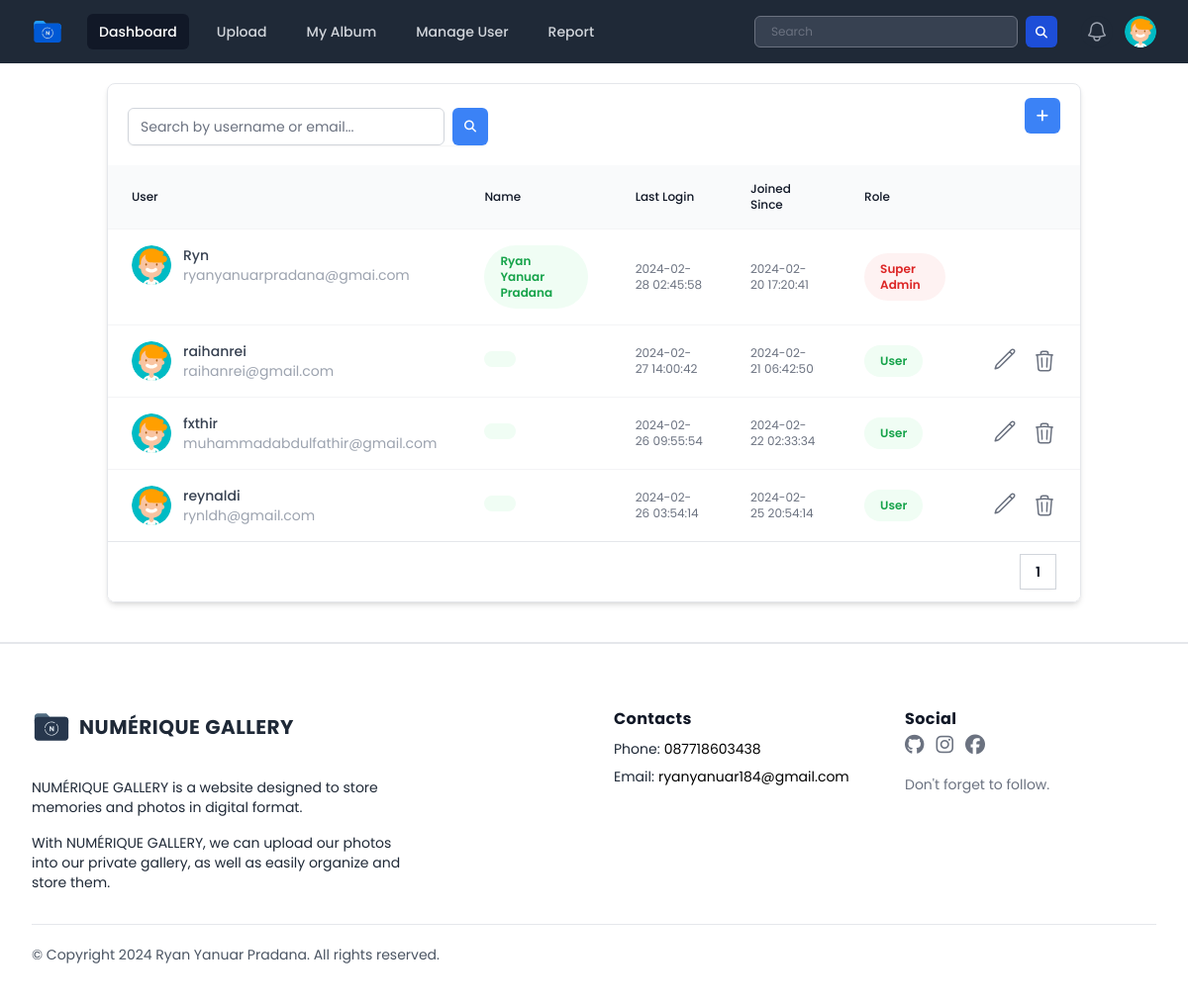
The page /public/page/admin/manage-user.php (signed in) on the database as committed earlier.
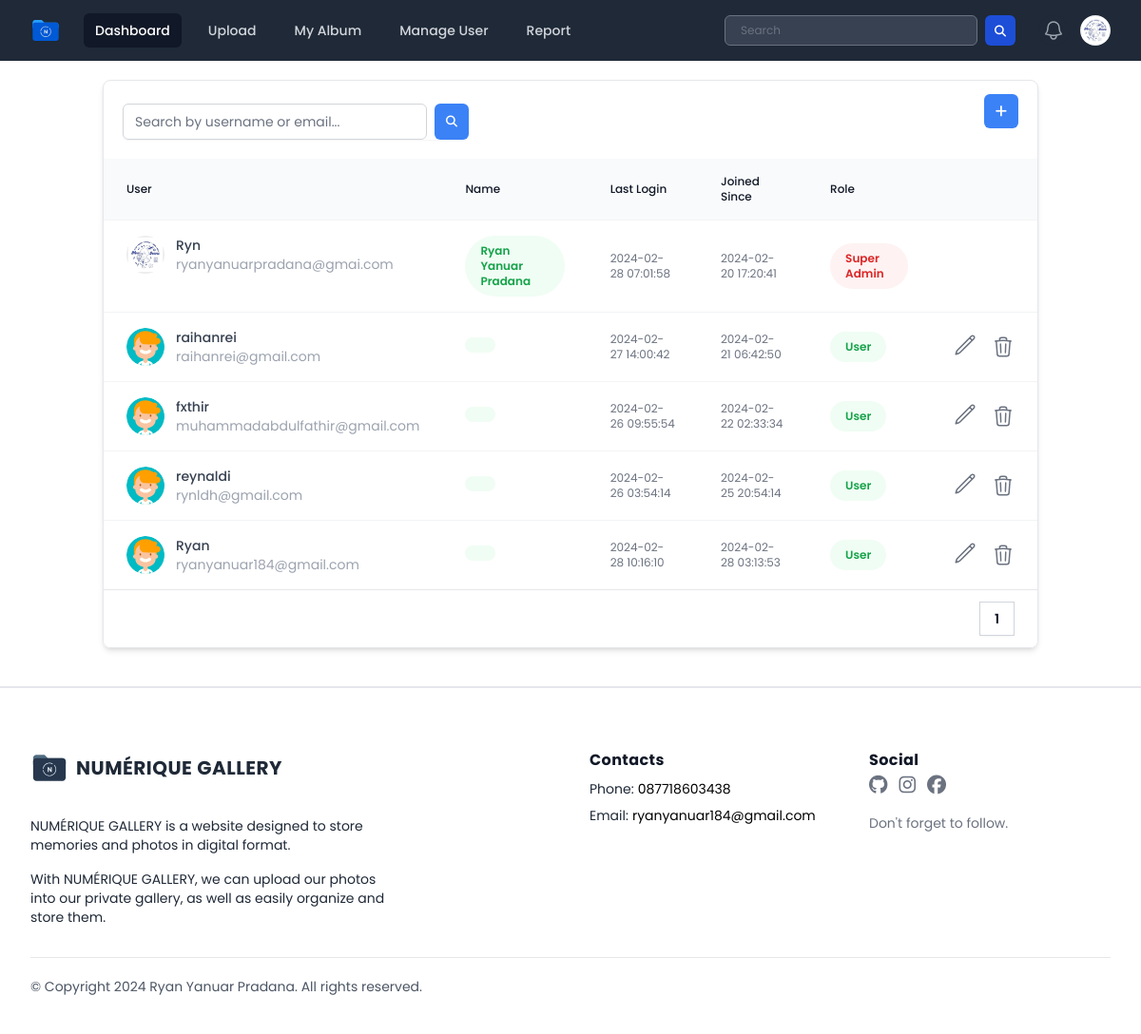
The same page on the database as committed later.
### tables this page shows
CREATE TABLE `users` (
  `userID` int(11) NOT NULL,
  `name` varchar(255) DEFAULT NULL,
  `username` varchar(50) NOT NULL,
  `password` varchar(255) NOT NULL,
  `email` varchar(100) NOT NULL,
  `access_level` varchar(50) DEFAULT 'user',
  `last_login` datetime DEFAULT NULL,
  `createdAt` timestamp NOT NULL DEFAULT current_timestamp(),
  `profile_photo` varchar(255) DEFAULT 'default_profile.svg'
);

### public/page/admin/manage-user.php (the view, shortened to what the rows shown need)
<?php
include "../../../database/koneksi.php";
$username = $_SESSION["username"];
$query = "SELECT * FROM users WHERE username = '$username'";
$result = mysqli_query($conn, $query);
if ($result && mysqli_num_rows($result) > 0) {
    $row = mysqli_fetch_assoc($result);
    $profile = $row['profile_photo'];
    $username = $row['username'];
} else {
    echo "Error: " . mysqli_error($conn);
    exit();
}
$rowsPerPage = 5;
$current_page = isset($_GET['page']) ? $_GET['page'] : 1;
$offset = ($current_page - 1) * $rowsPerPage;
?>
<!DOCTYPE html>
<html lang="en">
<head>
    <link rel="stylesheet" href="../../css/output.css">
    <link rel="stylesheet" href="../../css/style.css">
    <link rel="stylesheet" href="../../css/all.min.css">
    <link rel="stylesheet" href="../../css/fontawesome.min.css">
</head>
<body class="h-screen overflow-x-hidden font-poppins">
    <div x-data="{ open: false, profileMenuOpen: false }">
        <nav class="bg-gray-800">
            <div class="mx-auto max-w-7xl px-2 sm:px-6 lg:px-8">
                <div class="relative flex h-16 items-center justify-between">
                    <div class="flex items-center">
                        <div class="absolute inset-y-0 right-0 flex items-center pr-2 sm:static sm:inset-auto sm:ml-6 sm:pr-0">
                            <div class="relative ml-3">
                                <div>
                                    <button @click="profileMenuOpen = !profileMenuOpen" type="button" class="relative flex rounded-full bg-gray-800 text-sm focus:outline-none focus:ring-2 focus:ring-white focus:ring-offset-2 focus:ring-offset-gray-800" id="user-menu-button" aria-expanded="false" aria-haspopup="true">
                                        <span class="absolute -inset-1.5"></span>
                                        <img class="h-8 w-8 rounded-full" src="../../../database/uploads/<?= $profile ?>" alt="<?= $username ?> profile photo">
                                    </button>
                                </div>
                            </div>
                        </div>
                    </div>
                </div>
            </div>
        </nav>
    </div>
    <div class="container mx-auto ">
        <div class="overflow-hidden rounded-lg border border-gray-200 shadow-md m-5">
            <table class="w-full border-collapse bg-white text-left text-xs text-gray-500">
                <thead class="bg-gray-50">
                    <tr>
                        <th scope="col" class="px-6 py-4 font-medium text-gray-900">User</th>
                        <th scope="col" class="px-6 py-4 font-medium text-gray-900">Name</th>
                        <th scope="col" class="px-6 py-4 font-medium text-gray-900">Last Login</th>
                        <th scope="col" class="px-6 py-4 font-medium text-gray-900">Joined Since</th>
                        <th scope="col" class="px-6 py-4 font-medium text-gray-900">Role</th>
                        <th scope="col" class="px-6 py-4 font-medium text-gray-900"></th>
                    </tr>
                </thead>
                <tbody class="divide-y divide-gray-100 border-t border-gray-100">
                    <?php
                    $queryUser = "SELECT * FROM users LIMIT $rowsPerPage OFFSET $offset";
                    $resultUser = mysqli_query($conn, $queryUser);
                    if ($resultUser && mysqli_num_rows($resultUser) > 0) {
                        while ($row = mysqli_fetch_assoc($resultUser)) {
                            $profile_photo = $row['profile_photo'];
                            $username = $row['username'];
                            $iduser = $row['userID'];
                            $email = $row['email'];
                            $name = $row['name'];
                            $role = $row['access_level'];
                            $createdAt = $row['createdAt'];
                            $lastLogin = $row['last_login'];
                    ?>
                            <tr class="hover:bg-gray-50">
                                <th class="flex gap-3 px-6 py-4 font-normal text-gray-900">
                                    <div class="relative h-10 w-10">
                                        <img class="h-full w-full rounded-full object-cover object-center" src="../../../database/uploads/<?= $profile_photo ?>" alt="" />
                                    </div>
                                    <div class="text-sm">
                                        <div class="font-medium text-gray-700"><?= $username ?></div>
                                        <div class="text-gray-400"><?= $email ?></div>
                                    </div>
                                </th>
                                <td class="px-6 py-4">
                                    <span class="inline-flex items-center w-auto gap-1 rounded-full bg-green-50 px-4 py-2 text-xs font-semibold text-green-600">
                                        <?= $name ?>
                                    </span>
                                </td>
                                <td class="px-6 py-4"><?= $lastLogin ?></td>
                                <td class="px-6 py-4"><?= $createdAt ?></td>
                                <td class="px-6 py-4">
                                    <div class="flex gap-2">
                                        <?php if ($role === 'admin') : ?>
                                            <span class="inline-flex items-center gap-1 rounded-full bg-indigo-50 px-4 py-2 text-xs font-semibold text-indigo-600">
                                                Admin
                                            </span>
                                        <?php elseif ($role === 'user') : ?>
                                            <span class="inline-flex items-center gap-1 rounded-full bg-green-50 px-4 py-2 text-xs font-semibold text-green-600">
                                                User
                                            </span>
                                        <?php elseif ($role === "super_admin") : ?>
                                            <span class="inline-flex items-center gap-1 rounded-full bg-red-50 px-4 py-2 text-xs font-semibold text-red-600">
                                                Super Admin
                                            </span>
                                        <?php endif; ?>
                                    </div>
                                </td>
                                <td class="px-6 py-4">
                                    <div class="flex justify-end gap-4">
                                        <?php if ($role === 'admin' || $role === 'user') : ?>
                                            <form action="manage-user.php" method="get">
                                                <button type="submit" name="userID" onclick="togglePopup()" value="<?= $iduser ?>" class="hover:text-sky-600" x-data="{ tooltip: 'Edit' }">
                                                </button>
                                            </form>
                                            <?php
                                            $usernameSession = $_SESSION['username'];
                                            ?>
                                            <?php if ($usernameSession === $username) : ?>
                                                <div></div>
                                            <?php else : ?>
                                                <button onclick="toggleUserPopup()" id="deleteUserButton" class="hover:text-red-600" onclick="return confirm('Are you sure you want to delete this album? This action cannot be undone.')">
                                                </button>
                                            <?php endif; ?>
                                        <?php elseif ($role === 'super_admin') : ?>
                                            <div></div>
                                        <?php endif; ?>
                                    </div>
                                </td>
                            </tr>
                        <?php
                        }
                    } else {
                        ?>
                        <tr>
                            <td colspan="5" class="text-center py-4">No users found.</td>
                        </tr>
                    <?php
                    }
                    ?>
                </tbody>
            </table>
        </div>
    </div>
</body>
</html>

Rows that differ between the two databases and show on the page:
changed users "Ryn": profile_photo: picture added in place of a placeholder; last_login "2024-02-28 02:45:58" → "2024-02-28 07:01:58"
added users: profile_photo (placeholder picture), username "Ryan", email "ryanyanuar184@gmail.com", last_login "2024-02-28 10:16:10", createdAt "2024-02-28 03:13:53", access_level "User", $iduser 5 (drawn)
